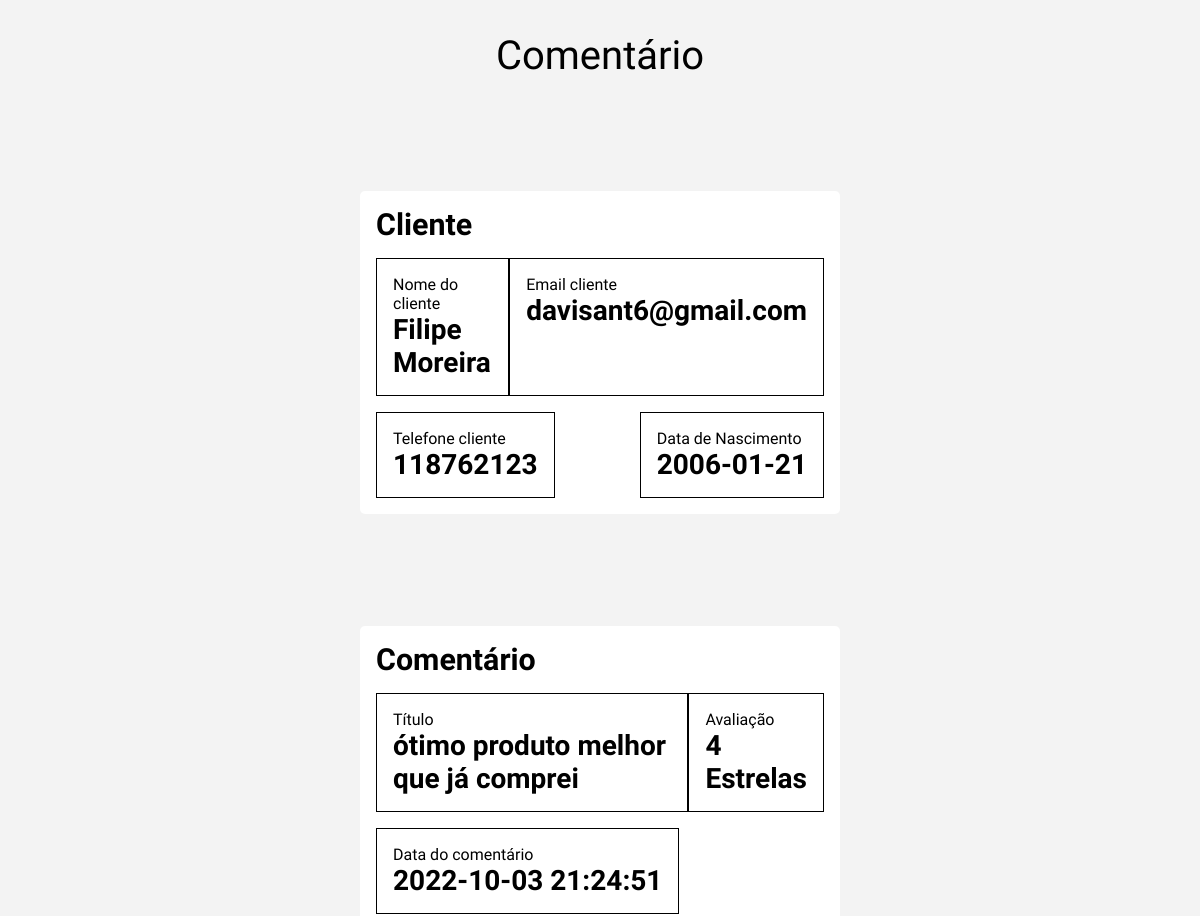
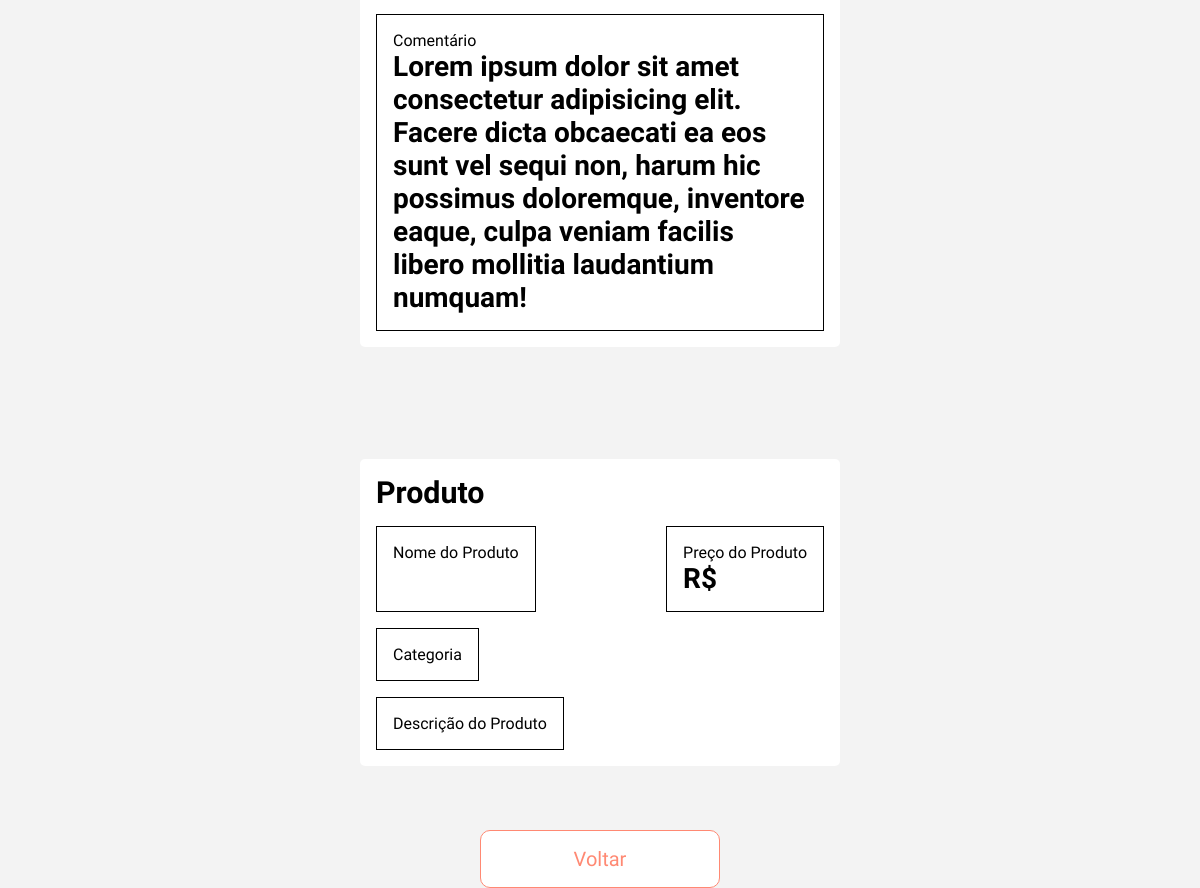
Page /view/DetailsComentarios.php?id=1 on the committed database (2 pictures, top to bottom).
### tables this page shows
CREATE TABLE user_cliente(
	id_cliente INT AUTO_INCREMENT NOT NULL PRIMARY KEY,
	nome_cliente VARCHAR(300) NOT NULL COMMENT 'nome do cliente',
	email_cliente VARCHAR(300) NOT NULL COMMENT 'email do cliente',
	cpf_cliente VARCHAR(18) NOT NULL COMMENT 'cpf do cliente',
	telefone_cliente VARCHAR(18) NOT NULL COMMENT 'telefone do cliente',
	genero_cliente int(1) NOT NULL COMMENT '1 - feminino; 0 - masculino; 2 - não informar',
	senha_cliente VARCHAR(256) NOT NULL COMMENT 'senha em sha256',
	data_nasc_cliente DATE NOT NULL COMMENT 'data de nascimente',
	data_reg_cliente DATETIME DEFAULT CURRENT_TIMESTAMP NOT NULL COMMENT 'data e hora do registro',
	status INT(1) NOT NULL COMMENT '1 - ativo; 0 - inativo'
);

CREATE TABLE user_avaliacao(
	id_avaliacao INT AUTO_INCREMENT NOT NULL PRIMARY KEY,
	id_produto INT NOT NULL,
	id_cliente INT NOT NULL,
	nota_avaliacao int(1) NOT NULL COMMENT 'avaliação de 1 - 5',
	titulo_avaliacao VARCHAR(300) NOT NULL,
	descricao VARCHAR(900) NOT NULL,
	data_avaliacao DATETIME DEFAULT CURRENT_TIMESTAMP NOT NULL  COMMENT 'data e hora do registro',
	status INT(1) NOT NULL COMMENT '1 - ativo; 0 - inativo',

	FOREIGN KEY ( id_produto ) REFERENCES user_produto( id_produto ),
	FOREIGN KEY ( id_cliente ) REFERENCES user_cliente( id_cliente )
);

### model/conexao.class.php (called while the page is built, shortened)
<?php
class Conexao{
    public function __construct(){
        try{
            $this->pdo = new PDO("mysql:dbname=2ucase_bd3;host=localhost","root","");
        }catch(PDOException $e){
            echo "Erro com banco de dados: " . $e->getMessage() . "<br>";
            exit();
        }catch(Exception $e){
            echo "Erro generico: " . $e->getMessage() . "<br>";
            exit();
        }
    }
}
?>

### model/Manager.class.php (called while the page is built, shortened)
<?php
require_once 'Conexao.class.php';
class Manager extends Conexao {
    public function getInfo($table, $columnName, $id) {
		$sql = "SELECT * FROM $table WHERE {$columnName} = :id";
		$statement = $this->pdo->prepare($sql);
		$statement->bindValue(":id", $id);
		$statement->execute();
		return $statement->fetchAll();
	}
}

### view/DetailsComentarios.php (the view, shortened to what this page needs)
<?php
require_once "../model/Manager.class.php";
$manager = new Manager();
$idComentario = $_REQUEST['id'];
$resultDetailComentario = $manager->getInfo('user_avaliacao', 'id_avaliacao', $idComentario);
$resultDetailCliente = $manager->getInfo('user_cliente', 'id_cliente', $resultDetailComentario[0]['id_cliente']);
$resultDetailProduto = $manager->getInfo('user_produto', 'id_produto', $resultDetailComentario[0]['id_produto']);
?>
<!DOCTYPE html>
<html lang="pt-br">
<head>
    <?php require_once "../config/config.php"; ?>
    <link rel="stylesheet" href="../assets/css/cupons.css">
</head>
<body id="body-margin">
    <main class="container-produto">
        <h1>Comentário</h1>
        <article class="info-cliente container-comment">
            <h2>Cliente</h2>
            <div class="row-nome-email rows-comentarios">
                <label>Nome do cliente
                    <h3><?= $resultDetailCliente[0]['nome_cliente'] ?></h3>
                </label>
                <label>Email cliente
                    <h3><?= $resultDetailCliente[0]['email_cliente'] ?></h3>
                </label>
            </div>
            <div class="row-phone-birth rows-comentarios">
                <label>Telefone cliente
                    <h3><?= $resultDetailCliente[0]['telefone_cliente'] ?></h3>
                </label>
                <label>Data de Nascimento
                    <h3><?= $resultDetailCliente[0]['data_nasc_cliente'] ?></h3>
                </label>
            </div>
        </article>
        <article class="info-comentario container-comment">
            <h2>Comentário</h2>
            <div class="row-titulo-stars rows-comentarios">
                <label>Título
                    <h3><?= $resultDetailComentario[0]['titulo_avaliacao'] ?></h3>
                </label>
                <label>Avaliação
                    <h3><?= $resultDetailComentario[0]['nota_avaliacao'] ?>  Estrelas</h3>
                </label>
            </div>
            <label>Data do comentário
                <h3><?= $resultDetailComentario[0]['data_avaliacao'] ?></h3>
            </label>
            <label>Comentário
                <h3><?= $resultDetailComentario[0]['descricao'] ?></h3>
            </label>
        </article>
        <article class="info-comentario container-comment">
            <h2>Produto</h2>
            <div class="row-titulo-stars rows-comentarios">
                <label>Nome do Produto
                </label>
                <label>Preço do Produto
                    <h3>R$ <?= $resultDetailProduto[0]['preco_produto'] ?></h3>
                </label>
            </div>
            <label>Categoria
            </label>
            <label>Descrição do Produto
            </label>
        </article>
        <button id="btn-exit" onclick="window.location.href='./ListComentarios.php'">Voltar</button>
    </main>
</body>
</html>

### assets/css/cupons.css (style rules this page uses)
.container-produto { display: flex; flex-direction: column; align-items: center; justify-content: center; gap: 4rem; margin-top: 2rem; }
.container-comment { background-color: #fff; padding: 1rem; border-radius: 5px; }
.rows-comentarios { display: flex; width: 100%; justify-content: space-between; }
label { border: 1px solid #000; padding: 1rem; }
.container-comment { display: flex; flex-direction: column; width: 40vw; align-items: flex-start; gap: 1rem; margin-top: 3rem; }

### view/DetailsComentarios.php (style rules this page uses)
.container-comment { background-color: #fff; padding: 1rem; border-radius: 5px; }
.rows-comentarios { display: flex; width: 100%; justify-content: space-between; }
label { border: 1px solid #000; padding: 1rem; }
.container-comment { display: flex; flex-direction: column; width: 40vw; align-items: flex-start; gap: 1rem; margin-top: 3rem; }

### rows in the picture
user_cliente: nome_cliente "Filipe Moreira", email_cliente "davisant6@gmail.com", telefone_cliente "118762123", data_nasc_cliente "2006-01-21"
user_avaliacao: titulo_avaliacao "ótimo produto melhor que já comprei", nota_avaliacao "4", data_avaliacao "2022-10-03 21:24:51", descricao "Lorem ipsum dolor sit amet consectetur adipisicing elit. Facere dicta obcaecati ea eos sunt vel sequi non, harum hic possimus doloremque, inventore eaque, culpa veniam facilis libero mollitia laudantium numquam!"
